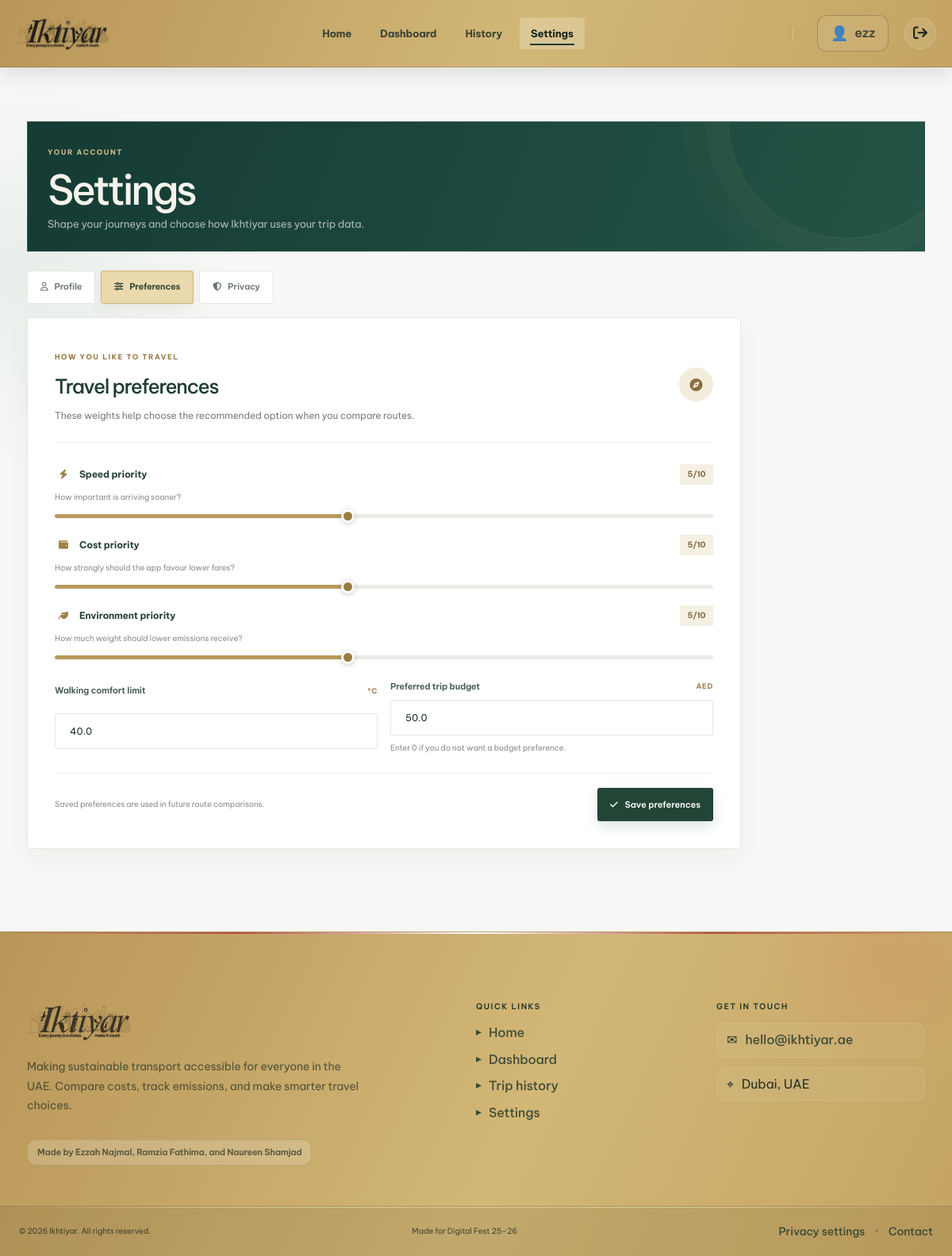
The page /settings?tab=preferences (signed in) on the database its author committed.
### tables this page shows
CREATE TABLE users (
                    id INTEGER PRIMARY KEY AUTOINCREMENT,
                    username TEXT UNIQUE NOT NULL,
                    email TEXT UNIQUE NOT NULL,
                    password TEXT NOT NULL,
                    created_at TIMESTAMP DEFAULT CURRENT_TIMESTAMP,
                    last_login TIMESTAMP
                );

CREATE TABLE user_preferences (
                    user_id INTEGER PRIMARY KEY,
                    priority_speed INTEGER DEFAULT 5,
                    priority_cost INTEGER DEFAULT 5,
                    priority_environment INTEGER DEFAULT 5,
                    max_walking_temp REAL DEFAULT 40.0,
                    budget_per_trip REAL DEFAULT 50.0,
                    FOREIGN KEY (user_id) REFERENCES users(id) ON DELETE CASCADE
                );

### app.py (the view, shortened to what this page needs)
@app.route('/settings', methods=['GET', 'POST'])
def settings():
    if 'user_id' not in session:
        return redirect(url_for('login'))
    user_id = session['user_id']
    user = db.get_user_by_id(user_id) or {}
    prefs = db.get_preferences(user_id) or {
        'priority_speed': 5, 'priority_cost': 5, 'priority_environment': 5,
        'max_walking_temp': 40, 'budget_per_trip': 50
    }
    privacy = db.get_privacy_settings(user_id)
    active_tab = request.args.get('tab', 'profile')
    if active_tab not in ('profile', 'preferences', 'privacy'):
        active_tab = 'profile'
    return render_template(
        'settings.html', user=user, prefs=prefs, privacy=privacy,
        username=session['username'], email=user.get('email', ''), active_tab=active_tab
    )

### database/db_manager.py (called while the page is built)
    def get_connection(self):
        if USING_POSTGRES:
            conn = psycopg2.connect(self.db_path)
            cursor = conn.cursor(cursor_factory=psycopg2_extras.RealDictCursor)
            return conn, cursor
        else:
            conn = sqlite3.connect(self.db_path)
            conn.row_factory = sqlite3.Row
            return conn, conn.cursor()

    def get_user_by_id(self, user_id):
        conn, cursor = self.get_connection()
        if USING_POSTGRES:
            cursor.execute('SELECT * FROM users WHERE id = %s', (user_id,))
        else:
            cursor.execute('SELECT * FROM users WHERE id = ?', (user_id,))
        user = cursor.fetchone()
        cursor.close()
        conn.close()
        return dict(user) if user else None

    def get_preferences(self, user_id):
        conn, cursor = self.get_connection()
        if USING_POSTGRES:
            cursor.execute('SELECT * FROM user_preferences WHERE user_id = %s', (user_id,))
        else:
            cursor.execute('SELECT * FROM user_preferences WHERE user_id = ?', (user_id,))
        prefs = cursor.fetchone()
        cursor.close()
        conn.close()
        return dict(prefs) if prefs else None

    def get_privacy_settings(self, user_id):
        conn, cursor = self.get_connection()
        try:
            if USING_POSTGRES:
                cursor.execute('SELECT * FROM user_privacy_settings WHERE user_id = %s', (user_id,))
            else:
                cursor.execute('SELECT * FROM user_privacy_settings WHERE user_id = ?', (user_id,))
            row = cursor.fetchone()
            if not row:
                return {'save_trip_history': True, 'personalized_recommendations': True}
            settings = dict(row)
            settings['save_trip_history'] = bool(settings.get('save_trip_history', True))
            settings['personalized_recommendations'] = bool(settings.get('personalized_recommendations', True))
            return settings
        finally:
            cursor.close()
            conn.close()

### templates/settings.html (shortened to what this page needs)
<!DOCTYPE html>
<html lang="en">
<head>
    <link rel="stylesheet" href="{{ url_for('static', filename='css/style.css') }}">
    <link rel="stylesheet" href="{{ url_for('static', filename='css/theme-refresh.css') }}">
    <link rel="stylesheet" href="{{ url_for('static', filename='css/page-polish.css') }}">
    <link rel="stylesheet" href="https://cdnjs.cloudflare.com/ajax/libs/font-awesome/6.5.0/css/all.min.css">
</head>
<body class="settings-page">
<div class="page-wrapper">
    <nav class="navbar" aria-label="Main navigation">
        <div class="container">
            <a href="/home" class="logo" aria-label="Ikhtiyar home">
                <img src="{{ url_for('static', filename='images/ikhtiyar-black.png') }}" alt="Ikhtiyar" onerror="this.style.display='none';this.parentElement.classList.add('logo-missing')">
            </a>
            <div class="nav-links">
                <a href="/home">Home</a>
                <a href="/dashboard">Dashboard</a>
                <a href="/history">History</a>
                <a href="/settings" class="active" aria-current="page">Settings</a>
            </div>
            <div class="nav-user-section">
                <span class="nav-username">{{ username }}</span>
                <a href="/logout" class="logout-link" aria-label="Sign out"><i class="fas fa-arrow-right-from-bracket" aria-hidden="true"></i></a>
            </div>
        </div>
    </nav>
    <main class="main-content">
        <div class="container">
            <header class="page-intro reveal-on-scroll">
                <div><span class="page-kicker">YOUR ACCOUNT</span><h1>Settings</h1><p>Shape your journeys and choose how Ikhtiyar uses your trip data.</p></div>
            </header>
            <div class="settings-layout">
                <nav class="settings-tabs" aria-label="Settings sections">
                    <a class="tab {% if active_tab == 'profile' %}active{% endif %}" href="{{ url_for('settings', tab='profile') }}" role="tab" id="tab-profile" aria-controls="panel-profile" aria-selected="{{ 'true' if active_tab == 'profile' else 'false' }}" {% if active_tab == 'profile' %}aria-current="page"{% endif %} data-settings-tab="profile"><i class="fa-regular fa-user" aria-hidden="true"></i> Profile</a>
                    <a class="tab {% if active_tab == 'preferences' %}active{% endif %}" href="{{ url_for('settings', tab='preferences') }}" role="tab" id="tab-preferences" aria-controls="panel-preferences" aria-selected="{{ 'true' if active_tab == 'preferences' else 'false' }}" {% if active_tab == 'preferences' %}aria-current="page"{% endif %} data-settings-tab="preferences"><i class="fa-solid fa-sliders" aria-hidden="true"></i> Preferences</a>
                    <a class="tab {% if active_tab == 'privacy' %}active{% endif %}" href="{{ url_for('settings', tab='privacy') }}" role="tab" id="tab-privacy" aria-controls="panel-privacy" aria-selected="{{ 'true' if active_tab == 'privacy' else 'false' }}" {% if active_tab == 'privacy' %}aria-current="page"{% endif %} data-settings-tab="privacy"><i class="fa-solid fa-shield-halved" aria-hidden="true"></i> Privacy</a>
                </nav>
                <section class="settings-panel {% if active_tab == 'preferences' %}active{% endif %}" id="panel-preferences" role="tabpanel" aria-labelledby="tab-preferences" data-settings-panel="preferences" {% if active_tab != 'preferences' %}hidden{% endif %}>
                    <div class="settings-card">
                        <div class="settings-card-heading"><div><span class="page-kicker">HOW YOU LIKE TO TRAVEL</span><h2>Travel preferences</h2><p>These weights help choose the recommended option when you compare routes.</p></div><span class="settings-card-icon"><i class="fa-solid fa-compass" aria-hidden="true"></i></span></div>
                        <form method="post" action="{{ url_for('settings', tab='preferences') }}" class="settings-form">
                            <div class="preference-sliders">
                                <label class="preference-control" for="priority-speed"><span class="preference-label"><span><i class="fa-solid fa-bolt" aria-hidden="true"></i> Speed priority</span><output data-range-output="priority-speed">{{ prefs.priority_speed|default(5) }}/10</output></span><small>How important is arriving sooner?</small><input id="priority-speed" type="range" name="priority_speed" min="1" max="10" value="{{ prefs.priority_speed|default(5) }}" data-range-input></label>
                                <label class="preference-control" for="priority-cost"><span class="preference-label"><span><i class="fa-solid fa-wallet" aria-hidden="true"></i> Cost priority</span><output data-range-output="priority-cost">{{ prefs.priority_cost|default(5) }}/10</output></span><small>How strongly should the app favour lower fares?</small><input id="priority-cost" type="range" name="priority_cost" min="1" max="10" value="{{ prefs.priority_cost|default(5) }}" data-range-input></label>
                                <label class="preference-control" for="priority-environment"><span class="preference-label"><span><i class="fa-solid fa-leaf" aria-hidden="true"></i> Environment priority</span><output data-range-output="priority-environment">{{ prefs.priority_environment|default(5) }}/10</output></span><small>How much weight should lower emissions receive?</small><input id="priority-environment" type="range" name="priority_environment" min="1" max="10" value="{{ prefs.priority_environment|default(5) }}" data-range-input></label>
                            </div>
                            <div class="preference-number-grid">
                                <label for="max-walking-temp">Walking comfort limit <span>°C</span><input id="max-walking-temp" class="form-control" type="number" name="max_walking_temp" min="20" max="55" step="1" value="{{ prefs.max_walking_temp|default(40) }}" required></label>
                                <label for="budget-per-trip">Preferred trip budget <span>AED</span><input id="budget-per-trip" class="form-control" type="number" name="budget_per_trip" min="0" max="10000" step="5" value="{{ prefs.budget_per_trip|default(50) }}" required><small>Enter 0 if you do not want a budget preference.</small></label>
                            </div>
                            <div class="settings-form-actions"><p>Saved preferences are used in future route comparisons.</p><button type="submit" class="btn btn-primary"><i class="fa-solid fa-check" aria-hidden="true"></i> Save preferences</button></div>
                        </form>
                    </div>
                </section>
            </div>
        </div>
    </main>
    {% include 'components/footer.html' %}
</div>
</body>
</html>

### rows shown on the page
users: username "ezz"
user_preferences: priority_speed "5", priority_cost "5", priority_environment "5", max_walking_temp "40.0", budget_per_trip "50.0"
